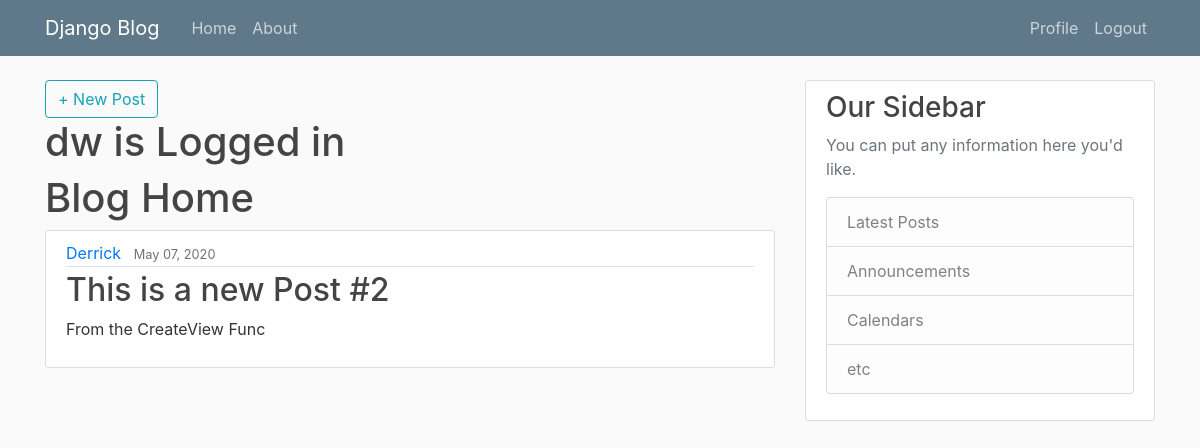
Screenshot of /post/4 (signed in) with the database file from the repository.
### Postapp/models.py (models this page shows, shortened)
class Post(models.Model):
    title = models.CharField(max_length=100)
    content = models.TextField()
    date_posted = models.DateTimeField(default=timezone.now)
    author = models.ForeignKey(User, on_delete=models.CASCADE)

### Postapp/views.py (the view)
class DetailPost(LoginRequiredMixin, DetailView):
    model = Post
    template_name = 'Postapp/post_detail.html'

### Postapp/templates/Postapp/post_detail.html
{% extends 'Postapp/base.html' %}
{% block content %}
<h1>Blog Home</h1>
<article class="media content-section">
    <div class="media-body">
        <div class="article-metadata">
            <a class="mr-2" href="{% url 'user-posts' post.author.username %}">{{ object.author }}</a>
            <small class="text-muted">{{ object.date_posted|date:"F d, Y" }}</small>
        </div>
        <h2 class="article-title">{{ object.title }}</h2>
        <p class="article-content">{{ object.content }}</p>
    </div>
</article>
{% endblock content %}

### Postapp/templates/Postapp/base.html (shortened to what this page needs)
{% load static %}
<!DOCTYPE html>
<html lang="en">
<head>
    <link rel="stylesheet" href="https://maxcdn.bootstrapcdn.com/bootstrap/4.0.0/css/bootstrap.min.css"
>
    <link rel="stylesheet" type="text/css" href="{% static 'Postapp/main.css' %}">
</head>
<body>
    <header class="site-header">
        <nav class="navbar navbar-expand-md navbar-dark bg-steel fixed-top">
            <div class="container">
                <a class="navbar-brand mr-4" href="#"">Django Blog</a>
                <div class="collapse navbar-collapse" id="navbarToggle">
                    <div class="navbar-nav mr-auto">
                        <a class="nav-item nav-link" href="{% url 'home' %}">Home</a>
                        <a class="nav-item nav-link" href="{% url 'about' %}">About</a>
                    </div>
                    <div class="navbar-nav">
                            {% if user.is_authenticated %}
                                <a class="nav-item nav-link" href="{% url 'profile' %}">Profile</a>
                                <a class="nav-item nav-link" href="{% url 'logout' %}">Logout</a>
                            {% else %}
                            <a class="nav-item nav-link" href="{% url 'login' %}">Login</a>
                            <a class="nav-item nav-link" href="{% url 'register' %}">Register</a>
                            {% endif %}
                    </div>
                </div>
            </div>
        </nav>
    </header>
    <main role="main" class="container">
        <div class="row">
            <div class="col-md-8">
                <a class="btn btn-outline-info" href="{% url 'createpost' %}">+ New Post</a>
                <h2 class="account-heading">{{ user.username }} is Logged in </h2>
                {% block content %}{% endblock %}
            </div>
            <div class="col-md-4">
                <div class="content-section">
                    <h3>Our Sidebar</h3>
                    <p class='text-muted'>You can put any information here you'd like.
                        <ul class="list-group">
                            <li class="list-group-item list-group-item-light">Latest Posts</li>
                            <li class="list-group-item list-group-item-light">Announcements</li>
                            <li class="list-group-item list-group-item-light">Calendars</li>
                            <li class="list-group-item list-group-item-light">etc</li>
                        </ul>
                    </p>
                </div>
            </div>
        </div>
    </main>
</body>
</html>

### Postapp/static/Postapp/main.css (style rules this page uses)
body { background: #fafafa; color: #333333; margin-top: 5rem; }
h1, h2, h3, h4, h5, h6 { color: #444444; }
ul { margin: 0; }
.bg-steel { background-color: #5f788a; }
.site-header .navbar-nav .nav-link { color: #cbd5db; }
.content-section { background: #ffffff; padding: 10px 20px; border: 1px solid #dddddd; border-radius: 3px; margin-bottom: 20px; }
.article-title { color: #444444; }
.article-content { white-space: pre-line; }
.article-metadata { padding-bottom: 1px; margin-bottom: 4px; border-bottom: 1px solid #e3e3e3 }
.account-heading { font-size: 2.5rem; }

### rows the page displays
Post: author "Derrick", date_posted "May 07, 2020", title "This is a new Post #2", content "From the CreateView Func"

### other values shown
{{ user.username }} "dw"
